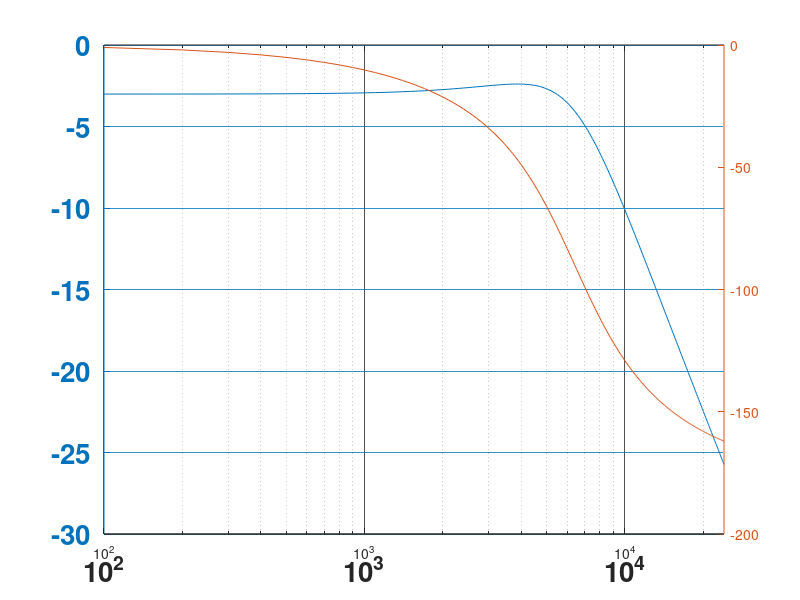

Here is the MATLAB script that generated this plot:

# Analyze Low Pass Filter design.  Inductor in series with parallel R-C.  

F = [100:100:24000];
C = .022E-6;
L = 56E-3;
R = 1E3;
V = sqrt(2);
Rp = @(r1, r2) 1 ./ (1./r1 + 1./r2);        # Parallel Resistance/Impedance
Xc = @(F, C) -i * 1 ./ (2 * pi .* F .* C);     # Capacative Reactance
Xl = @(F, L) i .* 2 .* pi .* F .* L;           # Inductive Reactance
KVL = @(v, r1, r2) v .* (r1 ./ (r1 + r2));  # Kirchoff's Voltage Divider rule
Vout = KVL(V, Rp(R, Xc(F, C)), Xl(F, L) + Rp(R, Xc(F, C)));  # Voltage outputs
VoMag = abs(Vout);                          # Magnitude of complex numbers
VoTh = rad2deg(arg(Vout));                  # Degree angle of complex numbers
Adb = 20 .* log10(VoMag);                   # Gain in deciBells
# semilogx(F, Adb, 'linewidth', 3, 'color', 'r');  # Plot with logarithmic X axis

ax = plotyy (F,Adb, F,VoTh, @semilogx, @semilogx);

set(gca, 'fontsize', 20, 'fontweight', 'bold');
grid on;
set(gca, 'gridalpha', .8);
hold on;
